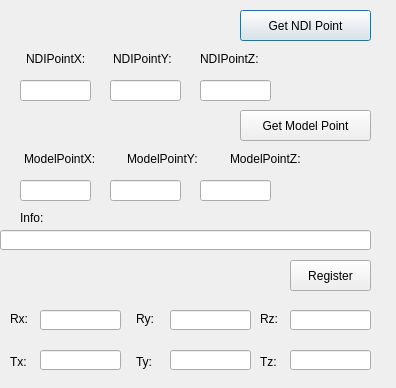
<?xml version="1.0" encoding="UTF-8"?>
<ui version="4.0">
 <class>SBMECoordinateRegistrationDlg</class>
 <widget class="QDialog" name="SBMECoordinateRegistrationDlg">
  <property name="geometry">
   <rect>
    <x>0</x>
    <y>0</y>
    <width>396</width>
    <height>388</height>
   </rect>
  </property>
  <property name="windowTitle">
   <string>Dialog</string>
  </property>
  <widget class="QLabel" name="label_Rx">
   <property name="geometry">
    <rect>
     <x>10</x>
     <y>311</y>
     <width>31</width>
     <height>16</height>
    </rect>
   </property>
   <property name="text">
    <string>Rx:</string>
   </property>
  </widget>
  <widget class="QLabel" name="label_Ry">
   <property name="geometry">
    <rect>
     <x>136</x>
     <y>311</y>
     <width>21</width>
     <height>16</height>
    </rect>
   </property>
   <property name="text">
    <string>Ry:</string>
   </property>
  </widget>
  <widget class="QLabel" name="label_Rz">
   <property name="geometry">
    <rect>
     <x>260</x>
     <y>311</y>
     <width>21</width>
     <height>16</height>
    </rect>
   </property>
   <property name="text">
    <string>Rz:</string>
   </property>
  </widget>
  <widget class="QLabel" name="label_Tx">
   <property name="geometry">
    <rect>
     <x>10</x>
     <y>354</y>
     <width>21</width>
     <height>16</height>
    </rect>
   </property>
   <property name="text">
    <string>Tx:</string>
   </property>
  </widget>
  <widget class="QLabel" name="label_Ty">
   <property name="geometry">
    <rect>
     <x>136</x>
     <y>354</y>
     <width>21</width>
     <height>16</height>
    </rect>
   </property>
   <property name="text">
    <string>Ty:</string>
   </property>
  </widget>
  <widget class="QLabel" name="label_Tz">
   <property name="geometry">
    <rect>
     <x>260</x>
     <y>354</y>
     <width>21</width>
     <height>16</height>
    </rect>
   </property>
   <property name="text">
    <string>Tz:</string>
   </property>
  </widget>
  <widget class="QLabel" name="label_Info">
   <property name="geometry">
    <rect>
     <x>20</x>
     <y>210</y>
     <width>41</width>
     <height>16</height>
    </rect>
   </property>
   <property name="text">
    <string>Info:</string>
   </property>
  </widget>
  <widget class="QPushButton" name="pushButton_GetNDIPoint">
   <property name="geometry">
    <rect>
     <x>240</x>
     <y>10</y>
     <width>131</width>
     <height>31</height>
    </rect>
   </property>
   <property name="text">
    <string>Get NDI Point</string>
   </property>
  </widget>
  <widget class="QPushButton" name="pushButton_GetModelPoint">
   <property name="geometry">
    <rect>
     <x>240</x>
     <y>110</y>
     <width>131</width>
     <height>31</height>
    </rect>
   </property>
   <property name="text">
    <string>Get Model Point</string>
   </property>
  </widget>
  <widget class="QPushButton" name="pushButton_StartRegister">
   <property name="geometry">
    <rect>
     <x>290</x>
     <y>260</y>
     <width>81</width>
     <height>31</height>
    </rect>
   </property>
   <property name="text">
    <string>Register</string>
   </property>
  </widget>
  <widget class="QLineEdit" name="lineEdit_Rx">
   <property name="geometry">
    <rect>
     <x>40</x>
     <y>310</y>
     <width>81</width>
     <height>20</height>
    </rect>
   </property>
   <property name="readOnly">
    <bool>true</bool>
   </property>
  </widget>
  <widget class="QLineEdit" name="lineEdit_Ry">
   <property name="geometry">
    <rect>
     <x>170</x>
     <y>310</y>
     <width>81</width>
     <height>20</height>
    </rect>
   </property>
   <property name="readOnly">
    <bool>true</bool>
   </property>
  </widget>
  <widget class="QLineEdit" name="lineEdit_Rz">
   <property name="geometry">
    <rect>
     <x>290</x>
     <y>310</y>
     <width>81</width>
     <height>20</height>
    </rect>
   </property>
   <property name="readOnly">
    <bool>true</bool>
   </property>
  </widget>
  <widget class="QLineEdit" name="lineEdit_Tx">
   <property name="geometry">
    <rect>
     <x>40</x>
     <y>350</y>
     <width>81</width>
     <height>20</height>
    </rect>
   </property>
   <property name="readOnly">
    <bool>true</bool>
   </property>
  </widget>
  <widget class="QLineEdit" name="lineEdit_Ty">
   <property name="geometry">
    <rect>
     <x>170</x>
     <y>350</y>
     <width>81</width>
     <height>20</height>
    </rect>
   </property>
   <property name="readOnly">
    <bool>true</bool>
   </property>
  </widget>
  <widget class="QLineEdit" name="lineEdit_TZ">
   <property name="geometry">
    <rect>
     <x>290</x>
     <y>350</y>
     <width>81</width>
     <height>20</height>
    </rect>
   </property>
   <property name="readOnly">
    <bool>true</bool>
   </property>
  </widget>
  <widget class="QLineEdit" name="lineEdit_Info">
   <property name="geometry">
    <rect>
     <x>0</x>
     <y>230</y>
     <width>371</width>
     <height>20</height>
    </rect>
   </property>
  </widget>
  <widget class="QLineEdit" name="lineEdit_NDIpointX">
   <property name="geometry">
    <rect>
     <x>20</x>
     <y>80</y>
     <width>71</width>
     <height>21</height>
    </rect>
   </property>
  </widget>
  <widget class="QLineEdit" name="lineEdit_NDIpointY">
   <property name="geometry">
    <rect>
     <x>110</x>
     <y>80</y>
     <width>71</width>
     <height>21</height>
    </rect>
   </property>
  </widget>
  <widget class="QLineEdit" name="lineEdit_NDIpointZ">
   <property name="geometry">
    <rect>
     <x>200</x>
     <y>80</y>
     <width>71</width>
     <height>21</height>
    </rect>
   </property>
  </widget>
  <widget class="QLineEdit" name="lineEdit_ModelPointX">
   <property name="geometry">
    <rect>
     <x>20</x>
     <y>180</y>
     <width>71</width>
     <height>21</height>
    </rect>
   </property>
  </widget>
  <widget class="QLineEdit" name="lineEdit_ModelPointY">
   <property name="geometry">
    <rect>
     <x>110</x>
     <y>180</y>
     <width>71</width>
     <height>21</height>
    </rect>
   </property>
  </widget>
  <widget class="QLineEdit" name="lineEdit_ModelPointZ">
   <property name="geometry">
    <rect>
     <x>200</x>
     <y>180</y>
     <width>71</width>
     <height>21</height>
    </rect>
   </property>
  </widget>
  <widget class="QLabel" name="label_ModelPointX">
   <property name="geometry">
    <rect>
     <x>24</x>
     <y>151</y>
     <width>96</width>
     <height>16</height>
    </rect>
   </property>
   <property name="text">
    <string>ModelPointX:</string>
   </property>
  </widget>
  <widget class="QLabel" name="label_ModelPointY">
   <property name="geometry">
    <rect>
     <x>127</x>
     <y>151</y>
     <width>96</width>
     <height>16</height>
    </rect>
   </property>
   <property name="text">
    <string>ModelPointY:</string>
   </property>
  </widget>
  <widget class="QLabel" name="label_ModelPointZ">
   <property name="geometry">
    <rect>
     <x>230</x>
     <y>151</y>
     <width>96</width>
     <height>16</height>
    </rect>
   </property>
   <property name="text">
    <string>ModelPointZ:</string>
   </property>
  </widget>
  <widget class="QLabel" name="label_NDIPointX">
   <property name="geometry">
    <rect>
     <x>26</x>
     <y>51</y>
     <width>80</width>
     <height>16</height>
    </rect>
   </property>
   <property name="text">
    <string>NDIPointX:</string>
   </property>
  </widget>
  <widget class="QLabel" name="label_NDIPointY">
   <property name="geometry">
    <rect>
     <x>113</x>
     <y>51</y>
     <width>80</width>
     <height>16</height>
    </rect>
   </property>
   <property name="text">
    <string>NDIPointY:</string>
   </property>
  </widget>
  <widget class="QLabel" name="label_NDIPointZ">
   <property name="geometry">
    <rect>
     <x>200</x>
     <y>51</y>
     <width>80</width>
     <height>16</height>
    </rect>
   </property>
   <property name="text">
    <string>NDIPointZ:</string>
   </property>
  </widget>
 </widget>
 <resources/>
 <connections/>
</ui>
